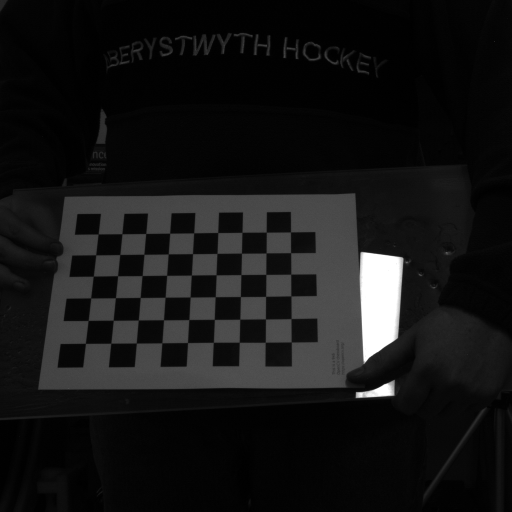
#> input picture HenryFiles/Camera Calibration/right images/aupe-cal_c12_RWAC01_T00_P00_BS.png, 1024 x 1024 px (shown at 1/2 size); its folder holds only this picture in this run
$ python chessboard_detect.py
#> lines starting #> are read from the running program, lines starting #| are printed output that depends on the picture
import cv2 as cv
import numpy as np
import glob

# Define the chessboard dimensions
chessboard_size = (7, 6)

def sharpen_image(image):
    kernel = np.array([[0, -1, 0], [-1, 5, -1], [0, -1, 0]])
    return cv.filter2D(image, -1, kernel)

def adjust_contrast(image, alpha=1.5, beta=25):
    """
    Adjust the contrast of the image.
    :param image: input image
    :param alpha: contrast control (1.0-3.0)
    :param beta: brightness control (0-100)
    :return: contrast adjusted image
    """
    return cv.convertScaleAbs(image, alpha=alpha, beta=beta)

# [27 lines left out: function find_chessboards_1, not called in this run]

def pyramid_scale(image, scales):
    for scale in scales:
        resized = cv.resize(image, (0, 0), fx=scale, fy=scale)
        yield resized

def find_chessboards_2(image_files):
    detected_images = []
    for file in image_files:
        img = cv.imread(file)
#> img is the input picture: shape (1024, 1024, 3); min 0, max 255, mean 20.9
        if img is None:
            print(f"Failed to load image: {file}")
            continue

        scales = [1.0, 0.75, 0.5, 0.25]
        scale_idx = 0
        for scaled_image in pyramid_scale(img, scales):
            scale_idx += 1
            gray = cv.cvtColor(scaled_image, cv.COLOR_BGR2GRAY)
            gray = adjust_contrast(gray)
            gray = cv.GaussianBlur(gray, (7, 7), 0)
            # gray = sharpen_image(gray)

            ret, corners = cv.findChessboardCorners(
                gray, chessboard_size,
                cv.CALIB_CB_ADAPTIVE_THRESH + cv.CALIB_CB_NORMALIZE_IMAGE + cv.CALIB_CB_FAST_CHECK
            )

            if ret:
                detected_images.append(file)
                img = cv.drawChessboardCorners(gray, chessboard_size, corners, ret)
                print(f"Chessboard found in {file} at scale {scale_idx}")
                cv.imshow('Chessboard Detection', img)
                cv.waitKey(10)
                break  # Stop after the first successful detection
#> this loop made 4 passes
#> pass 1, in find_chessboards_2, `gray = adjust_contrast(gray)`:
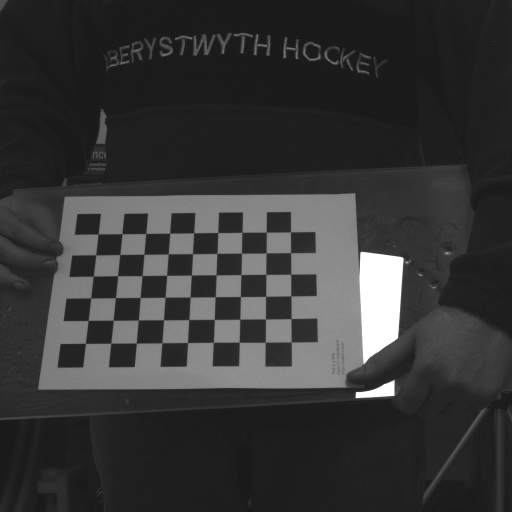
#> gray: shape (1024, 1024) (shown at 1/2 size); min 25, max 255, mean 54.1
#> pass 2, in find_chessboards_2, `gray = cv.cvtColor(scaled_image, cv.COLOR_BGR2GRAY)`:
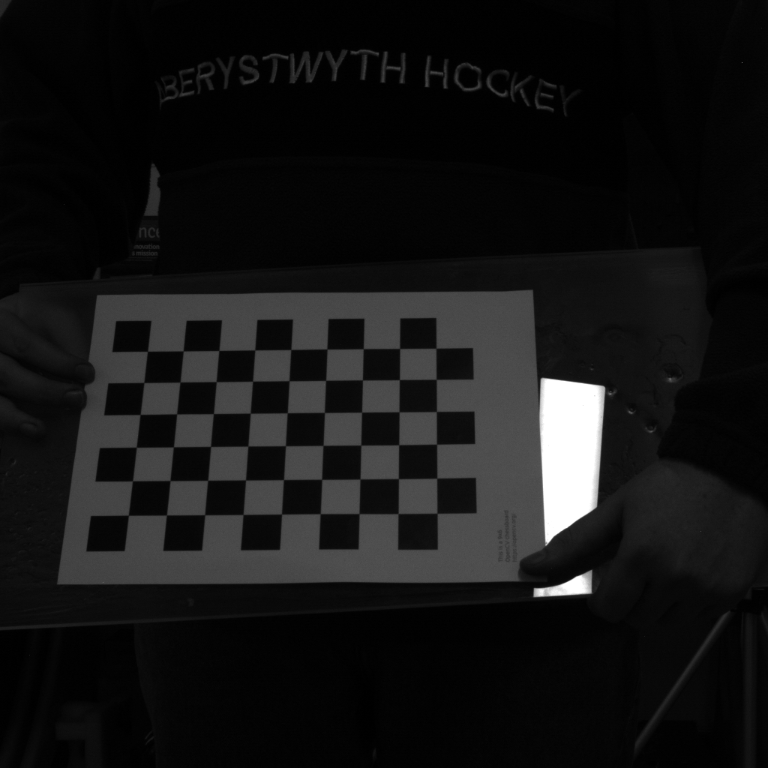
#> gray: shape (768, 768); min 0, max 255, mean 20.8
#> after the loop:
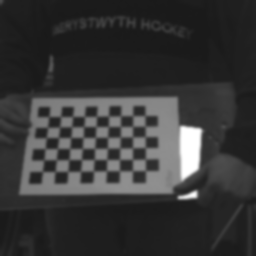
#> gray: shape (256, 256); min 25, max 255, mean 54.3
#> after the loop, detected_images = []; scale_idx = 4

    cv.destroyAllWindows()
    return detected_images

# [31 lines left out: function find_chessboards_threshold, not called in this run]

file_path = "HenryFiles/Camera Calibration/right images/"

# Get the list of PNG files in the directory
image_files = glob.glob(file_path + "*.png")
# found_boards = find_chessboards(image_files)

# found_boards = find_chessboards_1(image_files)

found_boards = find_chessboards_2(image_files)
#> found_boards = []

# found_boards = find_chessboards_threshold(image_files)


print(len(found_boards), "Chessboards found:")
#| 0 Chessboards found:
for image in found_boards:
    print(image)
#> this loop made 0 passes

$ run again, on HenryFiles/Camera Calibration/right images/aupe-cal_c27_RWAC01_T00_P00_BS.png
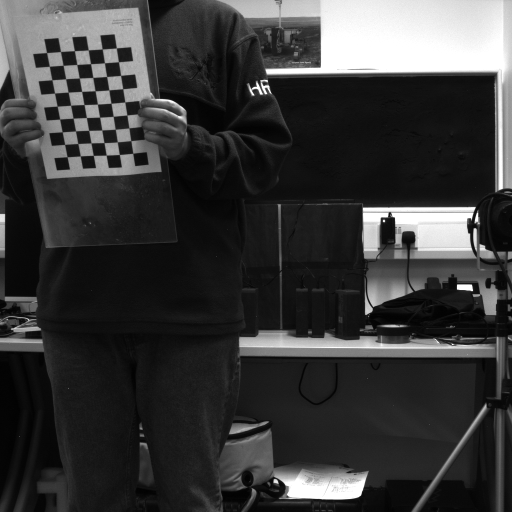
#> input picture HenryFiles/Camera Calibration/right images/aupe-cal_c27_RWAC01_T00_P00_BS.png, 1024 x 1024 px (shown at 1/2 size)
#> in find_chessboards_2, img is the input picture: shape (1024, 1024, 3); min 0, max 255, mean 57.3
#> the loop in find_chessboards_2, `for scaled_image in pyramid_scale(img, scales):` made 1 pass
#> (scale_idx, ret) on pass 1: (1, True)
#> (printed output is left out)
#> pass 1, in find_chessboards_2, `gray = adjust_contrast(gray)`:
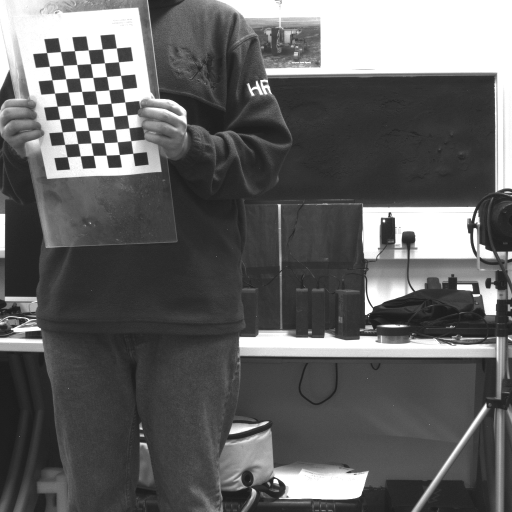
#> gray: shape (1024, 1024) (shown at 1/2 size); min 25, max 255, mean 99.1
#> after the loop in find_chessboards_2, `for scaled_image in pyramid_scale(img, scales):`: detected_images = 1 item; scale_idx = 1
#> found_boards = 1 item
#| 1 Chessboards found:
#> the loop `for image in found_boards:` made 1 pass
#| HenryFiles/Camera Calibration/right images/aupe-cal_c27_RWAC01_T00_P00_BS.png

$ run again, on HenryFiles/Camera Calibration/right images/aupe-cal_c4_RWAC01_T00_P00_BS.png
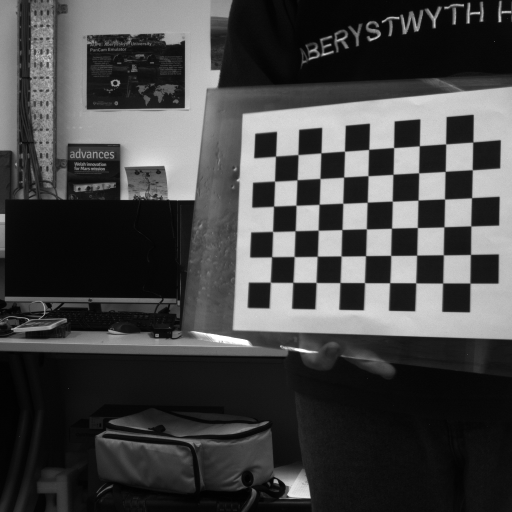
#> input picture HenryFiles/Camera Calibration/right images/aupe-cal_c4_RWAC01_T00_P00_BS.png, 1024 x 1024 px (shown at 1/2 size)
#> in find_chessboards_2, img is the input picture: shape (1024, 1024, 3); min 0, max 255, mean 69.3
#> the loop in find_chessboards_2, `for scaled_image in pyramid_scale(img, scales):` made 1 pass
#> (scale_idx, ret) on pass 1: (1, True)
#> (printed output is left out)
#> pass 1, in find_chessboards_2, `gray = adjust_contrast(gray)`:
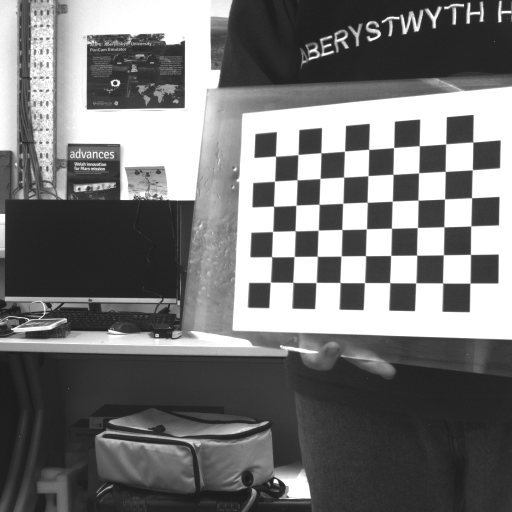
#> gray: shape (1024, 1024) (shown at 1/2 size); min 25, max 255, mean 116.2
#> after the loop in find_chessboards_2, `for scaled_image in pyramid_scale(img, scales):`: detected_images = 1 item; scale_idx = 1
#> found_boards = 1 item
#| 1 Chessboards found:
#> the loop `for image in found_boards:` made 1 pass
#| HenryFiles/Camera Calibration/right images/aupe-cal_c4_RWAC01_T00_P00_BS.png

$ run again, on HenryFiles/Camera Calibration/right images/aupe-cal_c14_RWAC01_T00_P00_BS.png
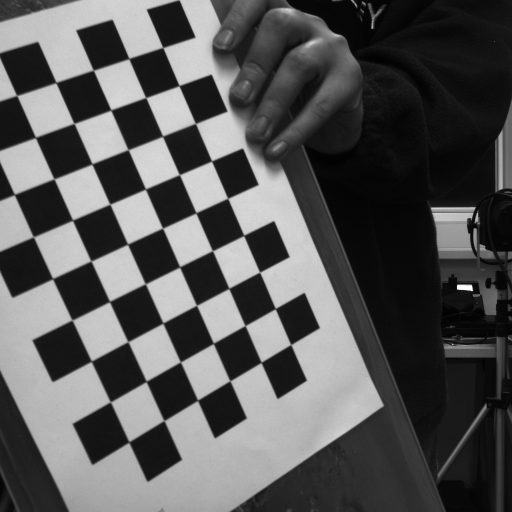
#> input picture HenryFiles/Camera Calibration/right images/aupe-cal_c14_RWAC01_T00_P00_BS.png, 1024 x 1024 px (shown at 1/2 size)
#> in find_chessboards_2, img is the input picture: shape (1024, 1024, 3); min 0, max 255, mean 86.8
#> the loop in find_chessboards_2, `for scaled_image in pyramid_scale(img, scales):` made 4 passes
#> pass 1, in find_chessboards_2, `gray = adjust_contrast(gray)`:
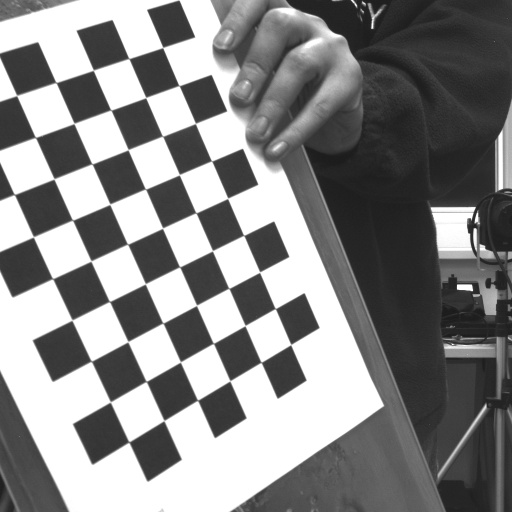
#> gray: shape (1024, 1024) (shown at 1/2 size); min 25, max 255, mean 135.1
#> after the loop in find_chessboards_2, `for scaled_image in pyramid_scale(img, scales):`:
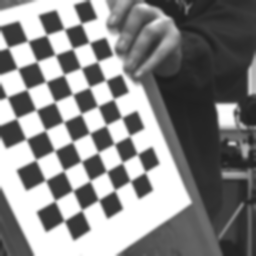
#> gray: shape (256, 256); min 30, max 255, mean 135.3
#> after the loop in find_chessboards_2, `for scaled_image in pyramid_scale(img, scales):`: detected_images = []; scale_idx = 4
#> found_boards = []
#| 0 Chessboards found:
